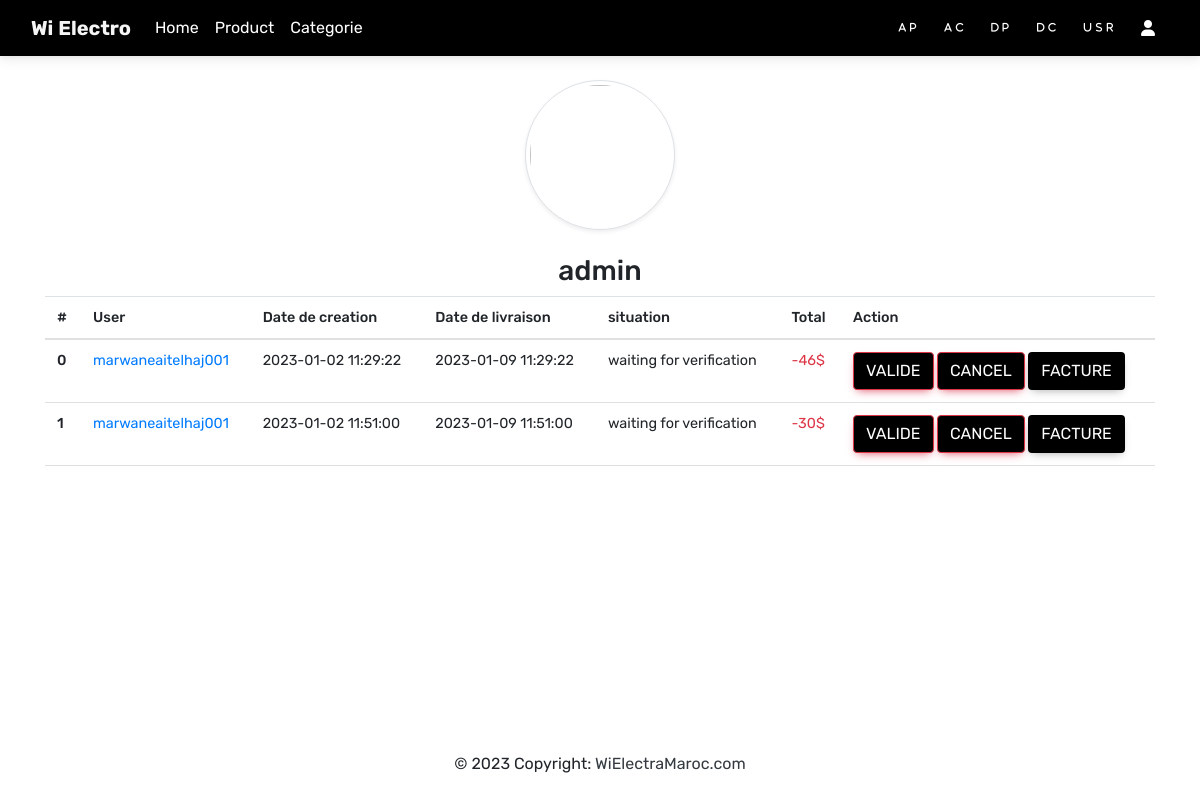
The app's page /profile (signed in), older data.
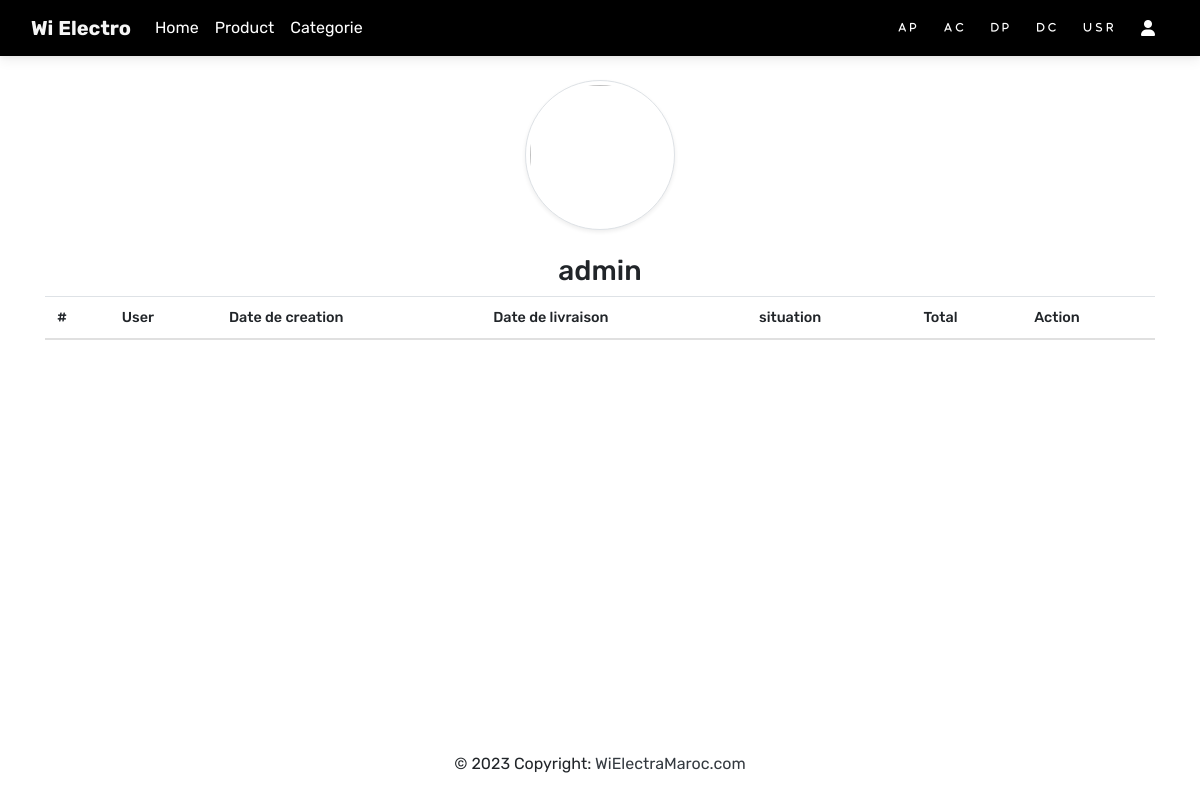
The same page, newer data.
### tables this page shows
CREATE TABLE `commande` (
  `id` int(11) NOT NULL,
  `datedecreation` varchar(250) NOT NULL,
  `datedenvoi` varchar(250) NOT NULL,
  `datedelivraison` varchar(250) NOT NULL,
  `idclient` int(11) NOT NULL,
  `prixtotaldelacommande` int(11) NOT NULL,
  `situation` varchar(50) NOT NULL
);

CREATE TABLE `user` (
  `login` varchar(50) NOT NULL,
  `Password` varchar(50) NOT NULL,
  `email` varchar(50) NOT NULL,
  `TYPEACC` varchar(50) NOT NULL,
  `id` int(11) NOT NULL,
  `userPic` varchar(250) NOT NULL
);

### app/core/controller.php (called while the page is built, shortened)
<?php
class controller
{
    public function view($view, $data = [])
    {
        require_once '../app/views/home/header.php';
        require_once '../app/views/home/' . $view . '.php';
        require_once '../app/views/home/footer.php';
    }
}

### app/controllers/profile.php (called while the page is built, shortened)
<?php
class profile extends controller{
    public function __construct()
    {
        $profile = $this->model('crud');
        $profile->profile($_SESSION['id']);
        $this->view('profile', ['profile' => $profile->query]);
    }
}

### public/index.php (called while the page is built, shortened)
<?php
$app = new app;

### app/models/Database.php (called while the page is built, shortened)
<?php
class Database
{
    public static $host = 'localhost';
    public static $dbname = 'electramaroc';
    public static $usernamedb = 'root';
    public static $passworddb = '';
    public function connect()
    {
        $this->conn = new mysqli(self::$host, self::$usernamedb, self::$passworddb, self::$dbname);
    }
}

### app/models/crud.php (called while the page is built, shortened)
<?php
class crud extends Database
{
    public function profile($value1)
    {
        if (isset($_SESSION['id']) and $_SESSION['id'] == 1) {
            $sql = "SELECT c.* , u.login FROM commande c LEFT JOIN user u ON c.idclient = u.id;";
        } else {
            $sql = "SELECT * FROM `commande` WHERE `idclient`=$value1;";
        }
        $this->query = mysqli_query($this->conn, $sql);
    }
}

### app/views/home/profile.php (the view, shortened to what this page needs)
<div class="container w-100">
  <img src="../uploads/<?= $_SESSION['userPic'] ?>" class="m-4 rounded-circle img-thumbnail" style="height: 150px;width:150px;" alt="">
  <h3><?= $_SESSION['username'] ?></h3>
  <div class="w-100">
    <div class="w-100">
      <table class="table w-100">
        <thead>
          <tr>
            <th scope="col">#</th>
            <?php
            if (isset($_SESSION["TYPEACC"]) && $_SESSION["TYPEACC"] == 'admin') {
            ?>
              <th scope="col">User</th>
            <?php
            }
            ?>
            <th scope="col">Date de creation</th>
            <th scope="col">Date de livraison</th>
            <th scope="col">situation</th>
            <th scope="col">Total</th>
            <th scope="col">Action</th>
          </tr>
        </thead>
        <tbody>
          <?php
          $i = 0;
          foreach ($data['profile'] as $profile) {
          ?>
            <tr>
              <th scope="row"><?= $i ?></th>
              <?php
              if (isset($_SESSION["TYPEACC"]) && $_SESSION["TYPEACC"] == 'admin') {
              ?>
                <td>
                  <a href="allclient">
                    <?= $profile['login'] ?>
                  </a>
                </td>
              <?php
              }
              ?>
              <td><?= $profile['datedecreation'] ?></td>
              <td><?= $profile['datedelivraison'] ?></td>
              <?php
              if ($profile['situation'] == '') {
              ?>
                <td>waiting for verification</td>
              <?php
              } elseif ($profile['situation'] == 'sent') {
              ?>
                <td id="Countdown<?= $i ?>"></td>
              <?php
              }
              ?>
              <td class="text-danger">-<?= $profile['prixtotaldelacommande'] ?>$</td>
              <form action="" method="post">
                <td>
                  <?php
                  if (!$profile['situation'] == 'sent' and isset($_SESSION["TYPEACC"]) and $_SESSION["TYPEACC"] == 'admin') {
                  ?>
                    <button type="submit" name="Valide" class="btn btn-danger">Valide</button>
                  <?php
                  }
                  ?>
                  <button type="submit" name="Cancel" class="btn btn-danger">Cancel</button>
                  <a href="facture?id=<?= $profile['id'] ?>">
                    <button type="button" class="btn">Facture</button>
                  </a>
                </td>
              </form>
            </tr>
          <?php
            $i++;
          }
          ?>
        </tbody>
      </table>
    </div>
  </div>
</div>

### app/core/app.php (shortened to what this page needs)
<?php
class app
{
    public function __construct()
    {
        if (isset($_GET['url'])) {
            $arr = $this->parseUrl();
            if (file_exists('../app/controllers/' . $arr[0] . '.php')) {
                $this->controller = new $this->controller;
            }
        } else{
            unset($arr[0]);
            $this->controller = 'home';
            require_once('../app/controllers/home.php');
            $this->controller = new $this->controller;
        }
    }
    public function parseUrl()
    {
        if (isset($_GET['url'])) {
            return $url = explode('/', filter_var(rtrim($_GET['url'], '/'), FILTER_SANITIZE_URL));
        }
    }
}

### app/views/home/header.php (shortened to what this page needs)
<link href="https://cdnjs.cloudflare.com/ajax/libs/font-awesome/6.0.0/css/all.min.css" rel="stylesheet" />
<link href="https://cdnjs.cloudflare.com/ajax/libs/mdb-ui-kit/6.0.1/mdb.min.css" rel="stylesheet" />
<link rel="stylesheet" href="https://stackpath.bootstrapcdn.com/bootstrap/4.5.2/css/bootstrap.min.css">
<link rel="stylesheet" href="../app/views/home/style/style.css?v=<?php echo time(); ?>">
<nav class="navbar navbar-expand-lg navbar-light">
  <div class="container-fluid">
    <div class="collapse navbar-collapse" id="navbarSupportedContent">
      <a class="navbar-brand mt-2 mt-lg-0" href="#">
        <span class="wi">Wi</span>
        <span class="wi">Electro</span>
      </a>
      <ul class="navbar-nav me-auto mb-2 mb-lg-0">
        <li class="nav-item">
          <a class="nav-link text-white" href="./">Home</a>
        </li>
        <li class="nav-item">
          <a class="nav-link text-white" href="productlist">Product</a>
        </li>
        <li class="nav-item">
          <a class="nav-link text-white" href="Categorie">Categorie</a>
        </li>
      </ul>
    </div>
    <div class="w-25 justify-content-around d-flex align-items-center">
      <?php
      if (isset($_SESSION["TYPEACC"]) && $_SESSION["TYPEACC"] == 'admin') {
      ?>
        <a href="addproduct">
          <span>
            <i class="fa-solid fa-a text-white fa-2xs"></i>
            <i class="fa-solid fa-p text-white fa-2xs"></i>
          </span>
        </a>
        <a href="addcategory">
          <span>
            <i class="fa-solid fa-a text-white fa-2xs"></i>
            <i class="fa-solid fa-c text-white fa-2xs"></i>
          </span>
        </a>
        <a href="dashborad">
          <span>
            <i class="fa-solid fa-d text- fa-2xs"></i>
            <i class="fa-solid fa-p text-white fa-2xs"></i>
          </span>
        </a>
        <a href="dashboradcat">
          <span>
            <i class="fa-solid fa-d text-white fa-2xs"></i>
            <i class="fa-solid fa-c text-white fa-2xs"></i>
          </span>
        </a>
        <a href="allclient">
          <span>
            <i class="fa-solid fa-u text-white fa-2xs"></i>
            <i class="fa-solid fa-s text-white fa-2xs"></i>
            <i class="fa-solid fa-r text-white fa-2xs"></i>
          </span>
        </a>
      <?php
      }
      ?>
      <?php
      if (isset($_SESSION["TYPEACC"])) {
      ?>
        <div class="dropdown">
          <a class="dropdown-toggle d-flex align-items-center hidden-arrow" href="#" id="navbarDropdownMenuAvatar" role="button" data-mdb-toggle="dropdown" aria-expanded="false">
            <i class="fa fa-user" aria-hidden="true"></i>
          </a>
        </div>
      <?php
      }
      ?>
    </div>
  </div>
</nav>

### app/views/home/footer.php (shortened to what this page needs)
<footer class="bg-light text-center text-lg-start">
  <div class="text-center p-3" style="background-color: white;">
    © 2023 Copyright:
    <a class="text-dark">WiElectraMaroc.com</a>
  </div>
</footer>

### app/views/home/style/style.css (style rules this page uses)
* { font-family: 'Rubik', sans-serif; }
.container { text-align: center; width: 100%; min-height: 85vh; }
nav { background-color: var(--main-color); }
i { color: white; }
.wi { font-weight: bolder; color: whitesmoke; }
.btn { color: white; background-color: var(--main-color); }

Row changes from the older to the newer data that the page shows:
removed commande: idclient.login "marwaneaitelhaj001", datedecreation "2023-01-02 11:29:22", datedelivraison "2023-01-09 11:29:22", shows "waiting for verification", prixtotaldelacommande "46", shows "VALIDE"
removed commande: idclient.login "marwaneaitelhaj001", datedecreation "2023-01-02 11:51:00", datedelivraison "2023-01-09 11:51:00", shows "waiting for verification", prixtotaldelacommande "30", shows "VALIDE"
